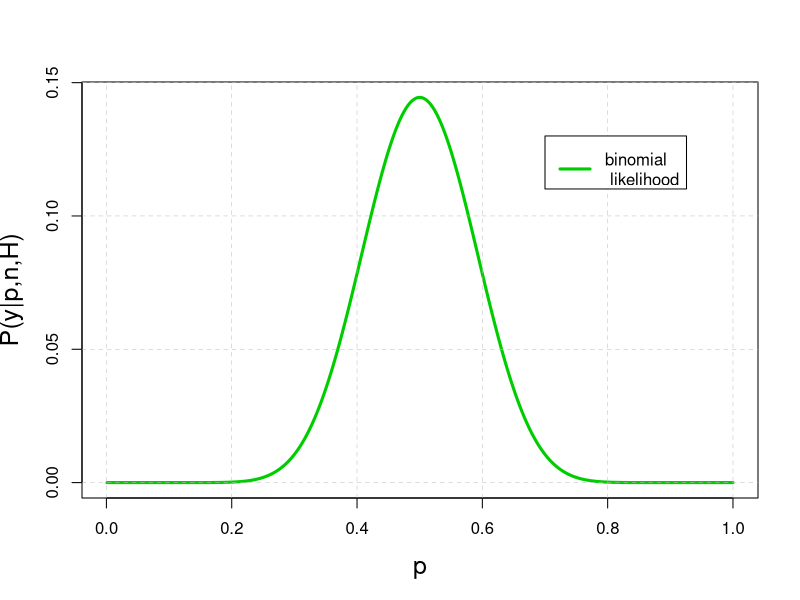
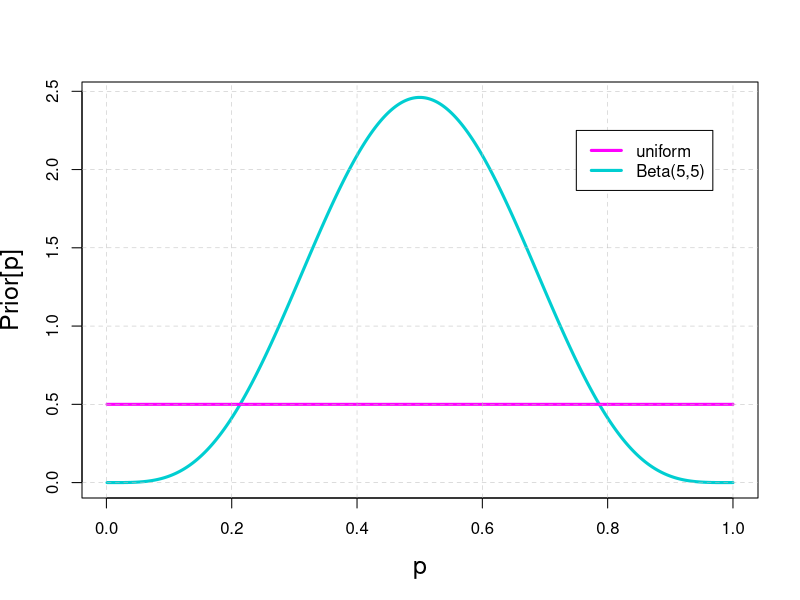
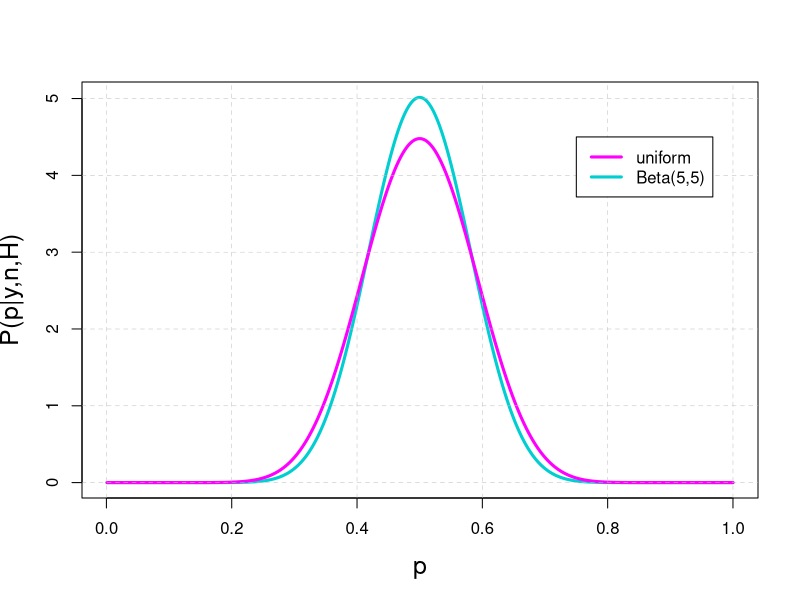
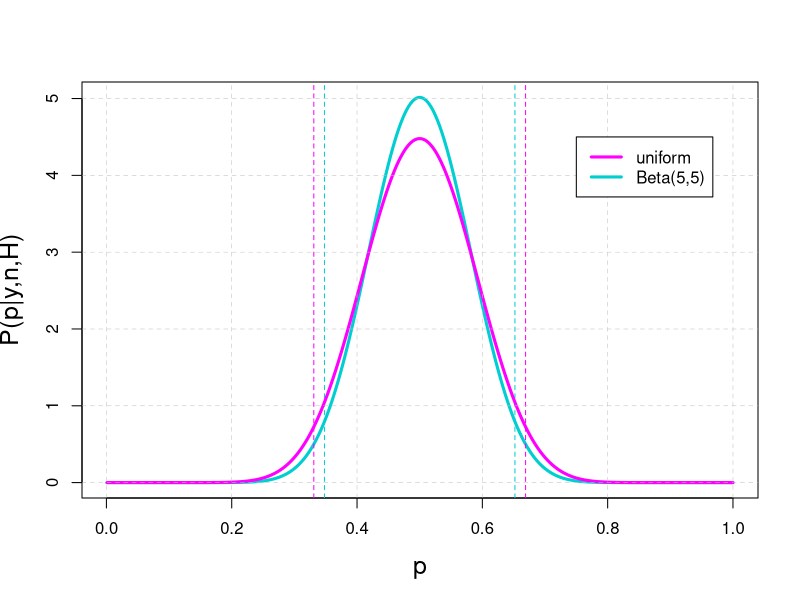
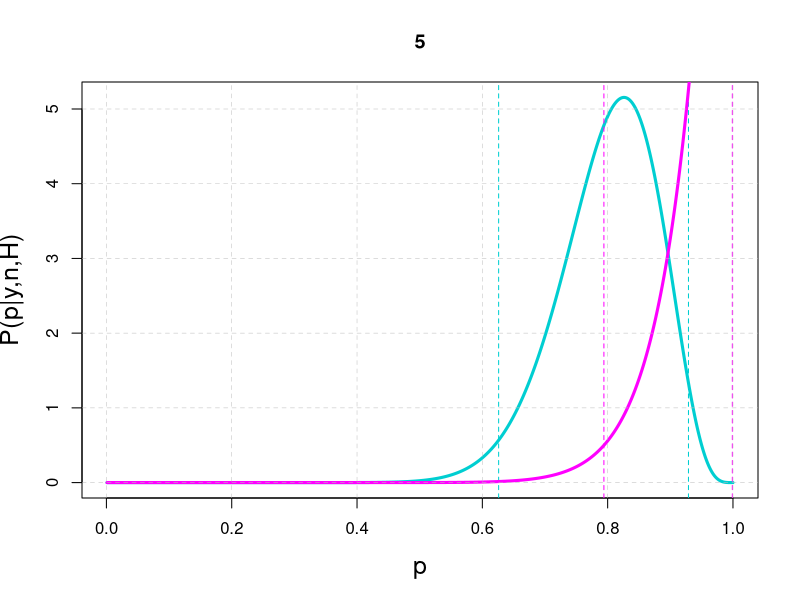
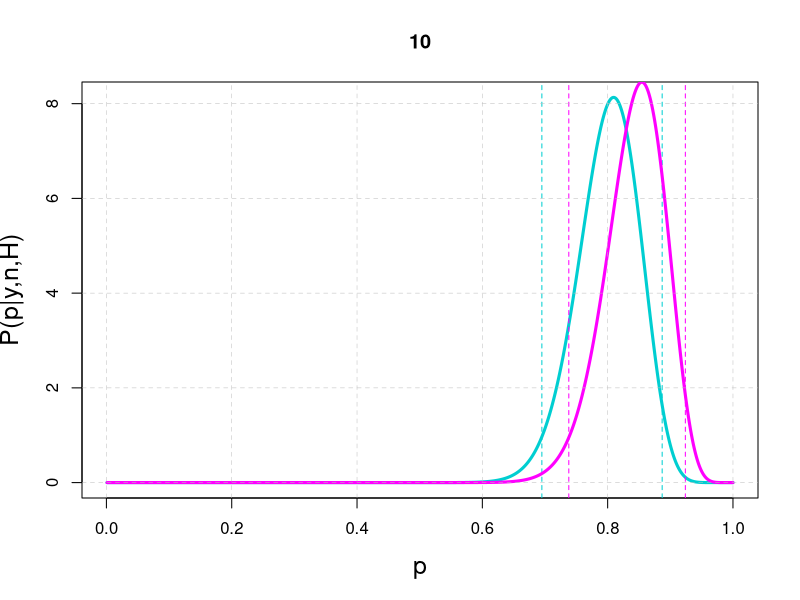
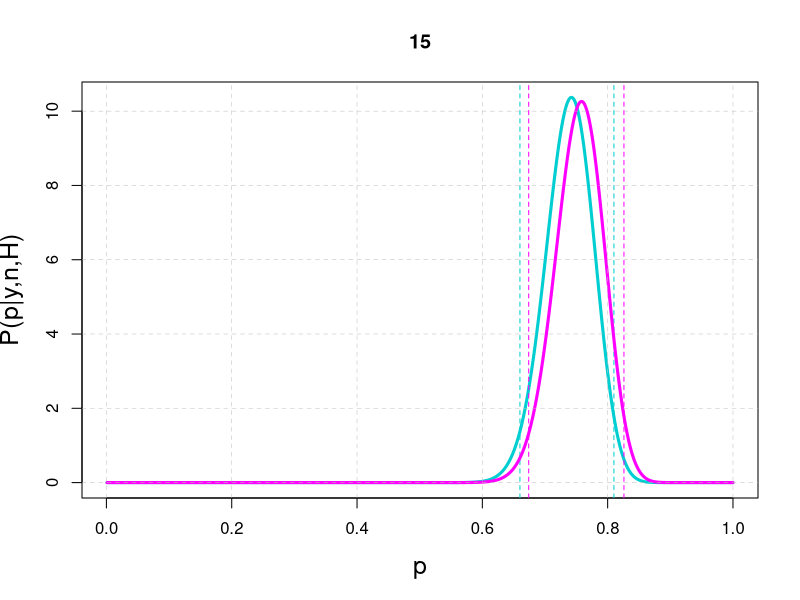
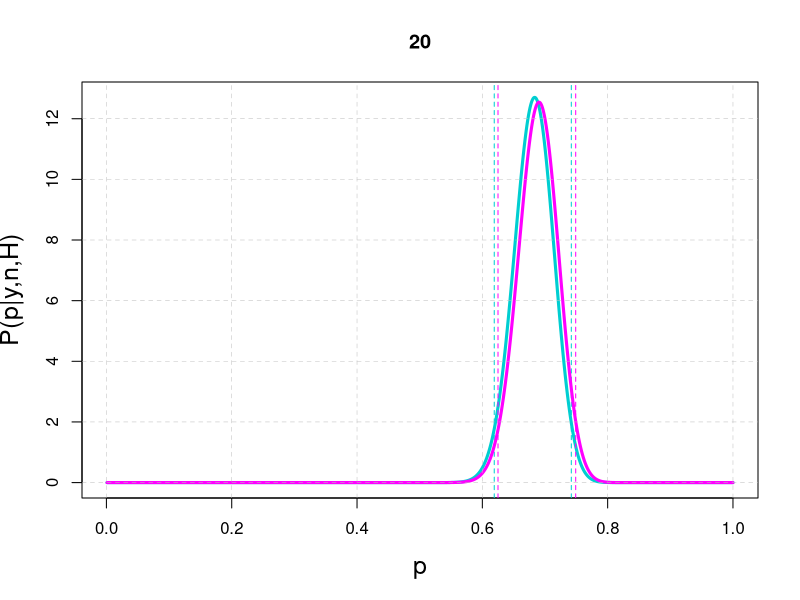

The R source for these figures, in order:
# outcomes of the flippings
outcome <- c("T", "T", "T", "T", "T", "H", "T", "T", "H", "H", "T", "T", "H", "H", "H", "T", "H", "T", "H", "T", "H", "H", "T", "H", "T", "H", "T", "H", "H", "H")
for(i in 1:length(outcome)){
    outcome[i] <- ifelse(outcome[i] == "T", 1, 0)
}

outcome <- as.numeric(outcome)
str(outcome)

n <- 30
y <- sum(outcome)     # outcome is H
n.sample <- 1000
p <- seq(1 / n.sample, 1, 1 / n.sample)


# BINOMIAL LIKELIHOOD
likelihood <- dbinom(y, n, p)

plot(p, likelihood, type = "l", col = "green3", lwd = 3, cex.lab = 1.5, xlab = "p", ylab = "P(y|p,n,H)")
grid(nx = NULL, ny = NULL, lty = 2, col = "gray", lwd = 0.5)
legend(0.7, 0.13, legend = "binomial \n likelihood", col = "green3", lty = 1,, lwd = 3, cex = 1)


# PRIORS
# uniform
unif_prior <- rep(0.5, length(p))

# beta
alpha <- 5
beta <- 5
beta_prior <- dbeta(p, alpha, beta)

# plot
plot(p, beta_prior, type = "l", col = "dark turquoise", lwd = 3, cex.lab = 1.5, xlab = "p", ylab = "Prior[p]")
lines(p, unif_prior, type = "l", col = "magenta", lwd = 3, cex.lab = 1.5, xlab = "p", ylab = "Prior[p]")

grid(nx = NULL, ny = NULL, lty = 2, col = "gray", lwd = 0.5)
legend(0.75, 2.25, legend = c("uniform", "Beta(5,5)"), col = c("magenta", "dark turquoise"), lty = 1,, lwd = 3, cex = 1)


# POSTERIORS
# uniform
unif_posterior.star <- dbinom(y, n, p) * unif_prior   # un-normalized posterior
unif_posterior <- unif_posterior.star / (sum(unif_posterior.star) / n.sample)

# beta
beta_posterior.star <- dbinom(y, n, p) * beta_prior   # un-normalized posterior
beta_posterior <- beta_posterior.star / (sum(beta_posterior.star) / n.sample)

# plots
plot(p, beta_posterior, type = "l", col = "dark turquoise", lwd = 3, cex.lab = 1.5, xlab = "p", ylab = "P(p|y,n,H)")
lines(p, unif_posterior, type = "l", col = "magenta", lwd = 3, cex.lab = 1.5, xlab = "p", ylab = "P(p|y,n,H)")

grid(nx = NULL, ny = NULL, lty = 2, col = "gray", lwd = 0.5)
legend(0.75, 4.5, legend = c("uniform", "Beta(5,5)"), col = c("magenta", "dark turquoise"), lty = 1,, lwd = 3, cex = 1)


# MOST PROBABLE VALUE
cat(paste("The most probable value for the coin probability p is:", p[which.max(unif_posterior)], "using an uniform prior, and:", p[which.max(beta_posterior)], "using a Beta(5,5) prior", '\n'))


# CREDIBILITY INTERVAL
# functions to find the interval
ci_min <- function(f){
    integral <- sum(f)
    val <- 0
    for(i in 1:length(f)){
        val <- val + f[i]
        if(val > integral * 0.025){
            break
        }
    }
    return(i / 1000)
}

ci_max <- function(f){
    integral <- sum(f)
    val <- 0
    for(i in 1:length(f)){
        val <- val + f[i]
        if(val > integral * 0.975){
            break
        }
    }
    return(i / 1000)
}

# uniform
unif_min <- ci_min(unif_posterior)
unif_max <- ci_max(unif_posterior)

# beta
beta_min <- ci_min(beta_posterior)
beta_max <- ci_max(beta_posterior)

# plot
plot(p, beta_posterior, type = "l", col = "dark turquoise", lwd = 3, cex.lab = 1.5, xlab = "p", ylab = "P(p|y,n,H)")
abline(v = beta_min, lty = 2, lwd = 1, col = "dark turquoise")
abline(v = beta_max, lty = 2, lwd = 1, col = "dark turquoise")

lines(p, unif_posterior, type = "l", col = "magenta", lwd = 3, cex.lab = 1.5, xlab = "p", ylab = "P(p|y,n,H)")
abline(v = unif_min, lty = 2, lwd = 1, col = "magenta")
abline(v = unif_max, lty = 2, lwd = 1, col = "magenta")

grid(nx = NULL, ny = NULL, lty = 2, col = "gray", lwd = 0.5)
legend(0.75, 4.5, legend = c("uniform", "Beta(5,5)"), col = c("magenta", "dark turquoise"), lty = 1,, lwd = 3, cex = 1)

# summary table
prior_dist <- c("uniform","Beta(5,5)")
min_conf.int <- c(unif_min, beta_min)
max_conf.int <- c(unif_max, beta_max)

df_unif <- data.frame(prior_dist, min = min_conf.int, max = max_conf.int)
print(df_unif)


# SEQUENTIAL ANALYSIS
toss <- seq(1:n)

unif_most_prob <- rep(0, n)
seq_unif_min <- rep(0, n)
seq_unif_max <- rep(0, n)

beta_most_prob <- rep(0, n)
seq_beta_min <- rep(0, n)
seq_beta_max <- rep(0, n)

for(i in 1:n){
    seq_n <- i 
    seq_y <- 0
    for(j in 1:i){
        seq_y <- seq_y + outcome[j]
    }

    # uniform
    seq_unif_posterior.star <- dbinom(seq_y, seq_n, p) * unif_prior   # un-normalized posterior
    seq_unif_posterior <- seq_unif_posterior.star / (sum(seq_unif_posterior.star) / n.sample)

    unif_most_prob[i] <- p[which.max(seq_unif_posterior)]
    seq_unif_min[i] <- ci_min(seq_unif_posterior)
    seq_unif_max[i] <- ci_max(seq_unif_posterior)

    # beta
    seq_beta_posterior.star <- dbinom(seq_y, seq_n, p) * beta_prior   # un-normalized posterior
    seq_beta_posterior <- seq_beta_posterior.star / (sum(seq_beta_posterior.star) / n.sample)

    beta_most_prob[i] <- p[which.max(seq_beta_posterior)]
    seq_beta_min[i] <- ci_min(seq_beta_posterior)
    seq_beta_max[i] <- ci_max(seq_beta_posterior)

    # plot
    if(i %% 5 == 0){
        plot(p, seq_beta_posterior, type = "l", col = "dark turquoise", lwd = 3, cex.lab = 1.5, xlab = "p", ylab = "P(p|y,n,H)", main = i)
        abline(v = seq_beta_min[i], lty = 2, lwd = 1, col = "dark turquoise")
        abline(v = seq_beta_max[i], lty = 2, lwd = 1, col = "dark turquoise")

        lines(p, seq_unif_posterior, type = "l", col = "magenta", lwd = 3, cex.lab = 1.5, xlab = "p", ylab = "P(p|y,n,H)")
        abline(v = seq_unif_min[i], lty = 2, lwd = 1, col = "magenta")
        abline(v = seq_unif_max[i], lty = 2, lwd = 1, col = "magenta")

        grid(nx = NULL, ny = NULL, lty = 2, col = "gray", lwd = 0.5)
    }

    # posterior becomes the prior
    unif_prior <- seq_unif_posterior
    beta_prior <- seq_beta_posterior
}

# summary table
unif_df <- data.frame(toss, most_probable = unif_most_prob, min = seq_unif_min, max = seq_unif_max)
beta_df <- data.frame(toss, most_probable = beta_most_prob, min = seq_beta_min, max = seq_beta_max)





































